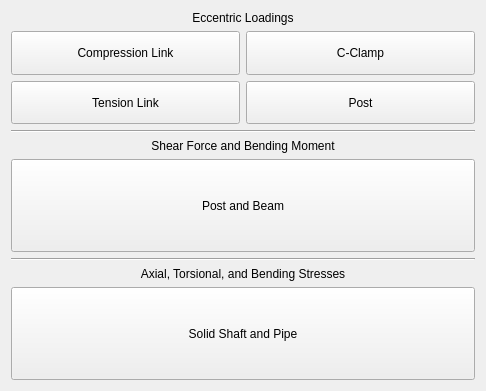
          <widget class="QWidget" name="combloading">
           <property name="geometry">
            <rect>
             <x>0</x>
             <y>0</y>
             <width>486</width>
             <height>391</height>
            </rect>
           </property>
           <attribute name="label">
            <string>Combined Loadings</string>
           </attribute>
           <layout class="QVBoxLayout" name="verticalLayout_3">
            <item>
             <widget class="QLabel" name="Shearforceandbendingmoment_3">
              <property name="sizePolicy">
               <sizepolicy hsizetype="Preferred" vsizetype="Fixed">
                <horstretch>0</horstretch>
                <verstretch>28</verstretch>
               </sizepolicy>
              </property>
              <property name="text">
               <string>Eccentric Loadings</string>
              </property>
              <property name="alignment">
               <set>Qt::AlignmentFlag::AlignCenter</set>
              </property>
             </widget>
            </item>
            <item>
             <layout class="QGridLayout" name="gridLayout_3">
              <item row="0" column="0">
               <widget class="QPushButton" name="complink">
                <property name="sizePolicy">
                 <sizepolicy hsizetype="Preferred" vsizetype="Preferred">
                  <horstretch>0</horstretch>
                  <verstretch>0</verstretch>
                 </sizepolicy>
                </property>
                <property name="minimumSize">
                 <size>
                  <width>210</width>
                  <height>25</height>
                 </size>
                </property>
                <property name="text">
                 <string>Compression Link</string>
                </property>
               </widget>
              </item>
              <item row="2" column="0">
               <widget class="QPushButton" name="tensionlink">
                <property name="sizePolicy">
                 <sizepolicy hsizetype="Preferred" vsizetype="Preferred">
                  <horstretch>0</horstretch>
                  <verstretch>0</verstretch>
                 </sizepolicy>
                </property>
                <property name="minimumSize">
                 <size>
                  <width>210</width>
                  <height>25</height>
                 </size>
                </property>
                <property name="text">
                 <string>Tension Link</string>
                </property>
               </widget>
              </item>
              <item row="0" column="1">
               <widget class="QPushButton" name="cclamp">
                <property name="sizePolicy">
                 <sizepolicy hsizetype="Preferred" vsizetype="Preferred">
                  <horstretch>0</horstretch>
                  <verstretch>0</verstretch>
                 </sizepolicy>
                </property>
                <property name="minimumSize">
                 <size>
                  <width>210</width>
                  <height>25</height>
                 </size>
                </property>
                <property name="text">
                 <string>C-Clamp</string>
                </property>
               </widget>
              </item>
              <item row="2" column="1">
               <widget class="QPushButton" name="post">
                <property name="sizePolicy">
                 <sizepolicy hsizetype="Preferred" vsizetype="Preferred">
                  <horstretch>0</horstretch>
                  <verstretch>0</verstretch>
                 </sizepolicy>
                </property>
                <property name="minimumSize">
                 <size>
                  <width>210</width>
                  <height>25</height>
                 </size>
                </property>
                <property name="text">
                 <string>Post</string>
                </property>
               </widget>
              </item>
             </layout>
            </item>
            <item>
             <widget class="Line" name="line">
              <property name="sizePolicy">
               <sizepolicy hsizetype="Preferred" vsizetype="Fixed">
                <horstretch>0</horstretch>
                <verstretch>0</verstretch>
               </sizepolicy>
              </property>
              <property name="orientation">
               <enum>Qt::Orientation::Horizontal</enum>
              </property>
             </widget>
            </item>
            <item>
             <widget class="QLabel" name="Shearforceandbendingmoment">
              <property name="sizePolicy">
               <sizepolicy hsizetype="Preferred" vsizetype="Fixed">
                <horstretch>0</horstretch>
                <verstretch>0</verstretch>
               </sizepolicy>
              </property>
              <property name="text">
               <string>Shear Force and Bending Moment</string>
              </property>
              <property name="alignment">
               <set>Qt::AlignmentFlag::AlignCenter</set>
              </property>
             </widget>
            </item>
            <item>
             <widget class="QPushButton" name="postandbeam">
              <property name="sizePolicy">
               <sizepolicy hsizetype="Preferred" vsizetype="Preferred">
                <horstretch>0</horstretch>
                <verstretch>0</verstretch>
               </sizepolicy>
              </property>
              <property name="minimumSize">
               <size>
                <width>210</width>
                <height>25</height>
               </size>
              </property>
              <property name="text">
               <string>Post and Beam</string>
              </property>
             </widget>
            </item>
            <item>
             <widget class="Line" name="line_2">
              <property name="sizePolicy">
               <sizepolicy hsizetype="Preferred" vsizetype="Fixed">
                <horstretch>0</horstretch>
                <verstretch>0</verstretch>
               </sizepolicy>
              </property>
              <property name="orientation">
               <enum>Qt::Orientation::Horizontal</enum>
              </property>
             </widget>
            </item>
            <item>
             <widget class="QLabel" name="Shearforceandbendingmoment_2">
              <property name="sizePolicy">
               <sizepolicy hsizetype="Preferred" vsizetype="Fixed">
                <horstretch>0</horstretch>
                <verstretch>0</verstretch>
               </sizepolicy>
              </property>
              <property name="text">
               <string>Axial, Torsional, and Bending Stresses</string>
              </property>
              <property name="alignment">
               <set>Qt::AlignmentFlag::AlignCenter</set>
              </property>
             </widget>
            </item>
            <item>
             <widget class="QPushButton" name="solidshaftandpipe">
              <property name="sizePolicy">
               <sizepolicy hsizetype="Preferred" vsizetype="Preferred">
                <horstretch>0</horstretch>
                <verstretch>0</verstretch>
               </sizepolicy>
              </property>
              <property name="minimumSize">
               <size>
                <width>210</width>
                <height>25</height>
               </size>
              </property>
              <property name="text">
               <string>Solid Shaft and Pipe</string>
              </property>
             </widget>
            </item>
           </layout>
          </widget>
